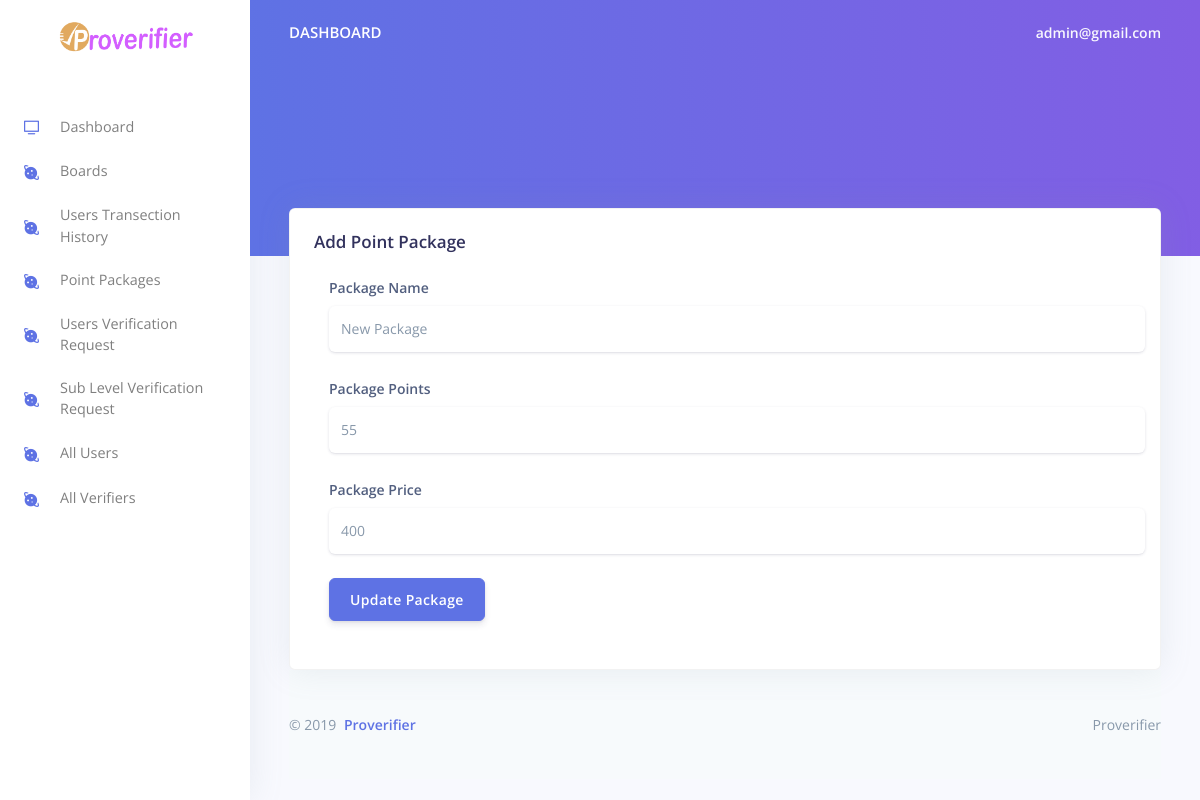
Page /admin/single-package.php?edit=4 (signed in) on the committed database.
### tables this page shows
CREATE TABLE `point_package` (
  `pk_id` int(11) NOT NULL,
  `pk_title` text NOT NULL,
  `pk_point` int(11) NOT NULL,
  `pk_price` int(11) NOT NULL,
  `status` int(11) NOT NULL,
  `pk_added` datetime NOT NULL DEFAULT CURRENT_TIMESTAMP
);

### admin/single-package.php (the view, shortened to what this page needs)
<?php include_once 'includes/header.php';?>
<?php
if (isset($_GET['edit'])){
    $id = mysqli_real_escape_string($db, $_GET['edit']);
    $fetch = mysqli_fetch_assoc(mysqli_query($db, "SELECT * FROM `point_package` WHERE `pk_id` = '$id'"));
}
?>
  <div class="main-content">
    <?php include_once 'includes/nav.php';?>
    <div class="header bg-gradient-primary pb-8 pt-5 pt-md-8">
    </div>
    <div class="container-fluid mt--7">
      <div class="row mt-5">
        <div class="col-xl-12 mb-5 mb-xl-0">
          <div class="card shadow">
            <div class="card-header border-0">
              <div class="row align-items-center">
                <div class="col">
                  <h3 class="mb-0">Add Point Package</h3>
                </div>
              </div>
            </div>
            <div class="col-12 pb-5">
                <?php if (!isset($id)){?>
                <form action="single-package.php" method="post">
                <?php }else{?>
                    <form action="single-package.php?edit=<?=$id;?>" method="post">
                    <?php }?>
                    <div class="pl-lg-4">
                        <div class="row">
                            <div class="col-lg-12">
                                <div class="form-group">
                                    <label class="form-control-label" for="input-username">Package Name</label>
                                    <input type="text" id="input-username" class="form-control form-control-alternative" name="pname" placeholder="Package Name" value="<?=(!empty($fetch['pk_title']))?$fetch['pk_title']:'';?>">
                                </div>
                            </div>
                            <div class="col-lg-12">
                                <div class="form-group">
                                    <label class="form-control-label" for="input-email">Package Points</label>
                                    <input type="number" id="input-email" class="form-control form-control-alternative" name="ppoint" placeholder="Package Points" value="<?=(!empty($fetch['pk_point']))?$fetch['pk_point']:'';?>">
                                </div>
                            </div>
                            <div class="col-lg-12">
                                <div class="form-group">
                                    <label class="form-control-label" for="input-point">Package Price</label>
                                    <input type="number" id="input-point" class="form-control form-control-alternative" name="pprice" placeholder="Package Price" value="<?=(!empty($fetch['pk_price']))?$fetch['pk_price']:'';?>">
                                </div>
                            </div>
                        </div>
                    </div>
                    <div class="pl-lg-4">
                        <?php if (!isset($id)){?>
                            <button class="btn btn-primary" type="submit" name="save_package">Save Package</button>
                        <?php }else{?>
                            <button class="btn btn-primary" type="submit" name="up_package">Update Package</button>
                        <?php }?>
                    </div>
                </form>
            </div>
          </div>
        </div>
      </div>
<?php include_once 'includes/footer.php';?>

### rows in the picture
point_package: pname "New Package", ppoint "55", pprice "400"

### other values in the picture
$_SESSION['admin'] "admin@gmail.com"
